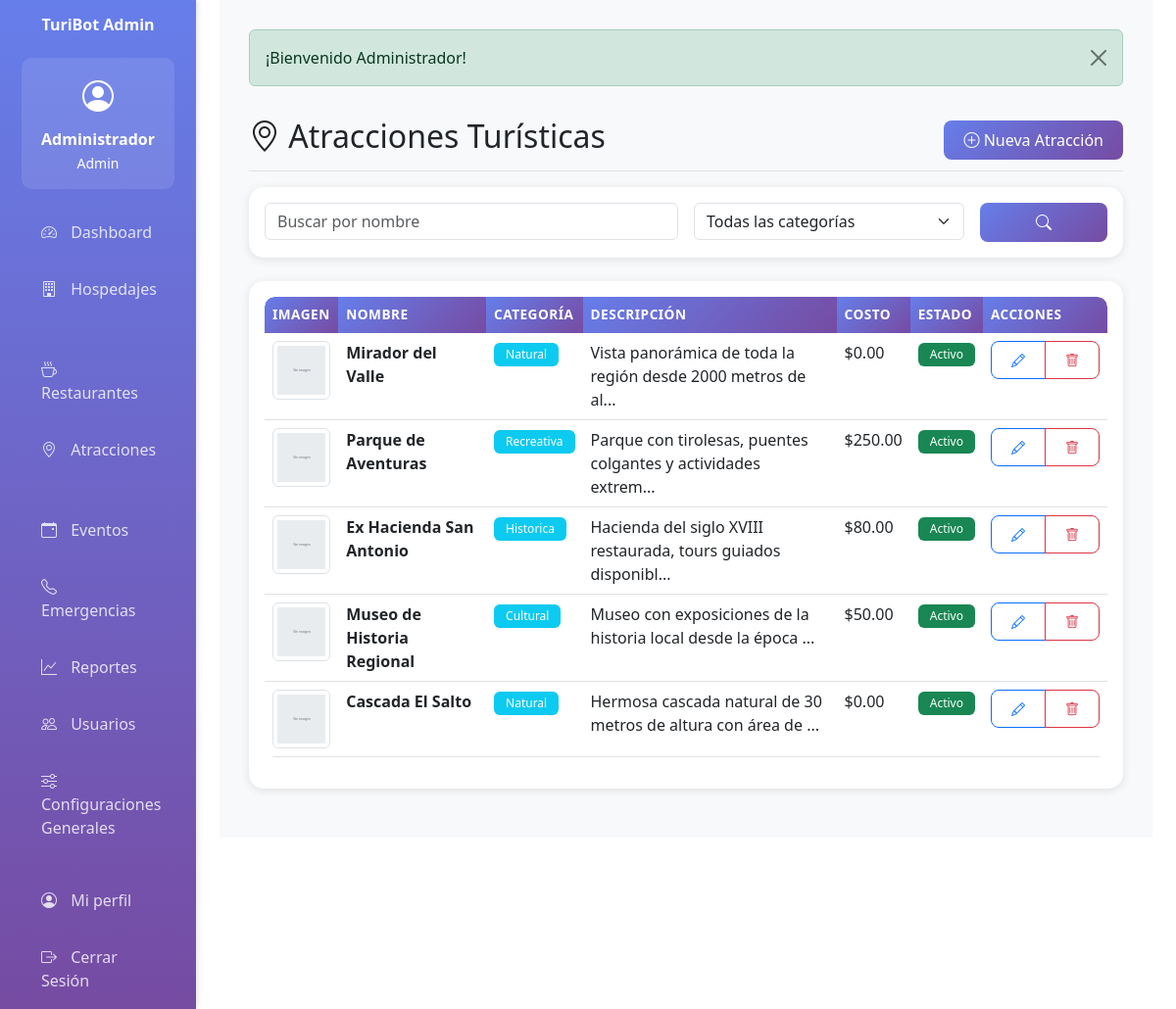
/atraccion (signed in), run on the app's committed database.
### tables this page shows
CREATE TABLE IF NOT EXISTS atracciones (
    id INT AUTO_INCREMENT PRIMARY KEY,
    nombre VARCHAR(200) NOT NULL,
    descripcion TEXT NOT NULL,
    categoria ENUM('natural', 'cultural', 'historica', 'recreativa') NOT NULL,
    direccion TEXT NOT NULL,
    horario_apertura TIME NULL,
    horario_cierre TIME NULL,
    costo_acceso DECIMAL(10,2) DEFAULT 0.00,
    enlace_externo TEXT NULL,
    contacto VARCHAR(100) NULL,
    imagen VARCHAR(255) NULL,
    activo TINYINT(1) DEFAULT 1,
    creado_por INT NOT NULL,
    fecha_creacion TIMESTAMP DEFAULT CURRENT_TIMESTAMP,
    fecha_actualizacion TIMESTAMP DEFAULT CURRENT_TIMESTAMP ON UPDATE CURRENT_TIMESTAMP,
    FOREIGN KEY (creado_por) REFERENCES usuarios(id),
    INDEX idx_categoria (categoria),
    INDEX idx_activo (activo)
);

### app/controllers/BaseController.php (called while the page is built, shortened)
<?php
class BaseController {
    protected function view($viewPath, $data = []) {
        extract($data);
        require_once APP_PATH . '/views/layouts/header.php';
        require_once APP_PATH . '/views/' . $viewPath . '.php';
        require_once APP_PATH . '/views/layouts/footer.php';
    }
}
?>

### app/controllers/AtraccionController.php (called while the page is built, shortened)
<?php
require_once APP_PATH . '/controllers/BaseController.php';
class AtraccionController extends BaseController {
    private $atraccionModel;
    public function __construct() {
        $this->atraccionModel = new Atraccion();
    }
    public function index() {
        if ($_SERVER['REQUEST_METHOD'] === 'POST') {
            $filters = [
                'nombre' => cleanInput($_POST['nombre'] ?? ''),
                'categoria' => cleanInput($_POST['categoria'] ?? '')
            ];
            $atracciones = $this->atraccionModel->search($filters);
        } else {
            $atracciones = $this->atraccionModel->getAll();
        }
        $this->view('atraccion/index', ['atracciones' => $atracciones]);
    }
}
?>

### app/helpers/functions.php (called while the page is built, shortened)
<?php
function isLoggedIn() {
    return isset($_SESSION['user_id']);
}
function hasAnyRole($roles) {
    return in_array($_SESSION['user_rol'], $roles);
}
function formatCurrency($amount) {
    return '$' . number_format($amount, 2, '.', ',');
}
function getImageUrl($filename, $folder) {
    if (empty($filename)) {
        return BASE_URL . 'public/img/no-image.svg';
    }
    return BASE_URL . 'public/uploads/' . $folder . '/' . $filename;
}
function truncateText($text, $length = 100) {
    return substr($text, 0, $length) . '...';
}
?>

### config/database.php (called while the page is built, shortened)
<?php
class Database {
    private static $instance = null;
    private $connection;
    private function __construct() {
        try {
            $dsn = "mysql:host=" . DB_HOST . ";dbname=" . DB_NAME . ";charset=" . DB_CHARSET;
            $options = [
                PDO::ATTR_ERRMODE => PDO::ERRMODE_EXCEPTION,
                PDO::ATTR_DEFAULT_FETCH_MODE => PDO::FETCH_ASSOC,
                PDO::ATTR_EMULATE_PREPARES => false
            ];
            $this->connection = new PDO($dsn, DB_USER, DB_PASS, $options);
        } catch (PDOException $e) {
            die("Error de conexión a la base de datos: " . $e->getMessage());
        }
    }
    public static function getInstance() {
        if (self::$instance === null) {
            self::$instance = new self();
        }
        return self::$instance;
    }
    public function getConnection() {
        return $this->connection;
    }
}
?>

### app/models/BaseModel.php (called while the page is built, shortened)
<?php
class BaseModel {
    protected $db;
    protected $table;
    public function __construct() {
        $this->db = Database::getInstance()->getConnection();
    }
    public function getAll() {
        $stmt = $this->db->query("SELECT * FROM {$this->table} ORDER BY id DESC");
        return $stmt->fetchAll();
    }
}
?>

### app/views/atraccion/index.php (the view, shortened to what this page needs)
<div class="d-flex justify-content-between flex-wrap flex-md-nowrap align-items-center pt-3 pb-2 mb-3 border-bottom">
    <h1 class="h2"><i class="bi bi-geo-alt"></i> Atracciones Turísticas</h1>
    <?php if (hasAnyRole(['admin', 'editor'])): ?>
    <a href="<?php echo BASE_URL; ?>atraccion/create" class="btn btn-primary"><i class="bi bi-plus-circle"></i> Nueva Atracción</a>
    <?php endif; ?>
</div>
<div class="card mb-4">
    <div class="card-body">
        <form method="POST" action="<?php echo BASE_URL; ?>atraccion">
            <div class="row g-3">
                <div class="col-md-6">
                    <input type="text" class="form-control" name="nombre" placeholder="Buscar por nombre">
                </div>
                <div class="col-md-4">
                    <select class="form-select" name="categoria">
                        <option value="">Todas las categorías</option>
                    </select>
                </div>
                <div class="col-md-2">
                    <button type="submit" class="btn btn-primary w-100"><i class="bi bi-search"></i></button>
                </div>
            </div>
        </form>
    </div>
</div>
<div class="card">
    <div class="card-body">
        <div class="table-responsive">
            <table class="table table-hover">
                <thead>
                    <tr>
                        <th>Imagen</th>
                        <th>Nombre</th>
                        <th>Categoría</th>
                        <th>Descripción</th>
                        <th>Costo</th>
                        <th>Estado</th>
                        <th>Acciones</th>
                    </tr>
                </thead>
                <tbody>
                    <?php if (!empty($atracciones)): ?>
                        <?php foreach ($atracciones as $atr): ?>
                        <tr>
                            <td><img src="<?php echo getImageUrl($atr['imagen'], 'atracciones'); ?>" class="img-thumbnail" style="width: 60px; height: 60px; object-fit: cover;"></td>
                            <td><strong><?php echo htmlspecialchars($atr['nombre']); ?></strong></td>
                            <td><span class="badge bg-info"><?php echo ucfirst($atr['categoria']); ?></span></td>
                            <td><?php echo truncateText($atr['descripcion'], 60); ?></td>
                            <td><?php echo formatCurrency($atr['costo_acceso']); ?></td>
                            <td><?php echo $atr['activo'] ? '<span class="badge bg-success">Activo</span>' : '<span class="badge bg-secondary">Inactivo</span>'; ?></td>
                            <td>
                                <?php if (hasAnyRole(['admin', 'editor'])): ?>
                                <div class="btn-group btn-group-sm">
                                    <a href="<?php echo BASE_URL; ?>atraccion/edit/<?php echo $atr['id']; ?>" class="btn btn-outline-primary"><i class="bi bi-pencil"></i></a>
                                    <a href="<?php echo BASE_URL; ?>atraccion/delete/<?php echo $atr['id']; ?>" class="btn btn-outline-danger delete-confirm"><i class="bi bi-trash"></i></a>
                                </div>
                                <?php endif; ?>
                            </td>
                        </tr>
                        <?php endforeach; ?>
                    <?php else: ?>
                        <tr><td colspan="7" class="text-center text-muted">No hay atracciones registradas</td></tr>
                    <?php endif; ?>
                </tbody>
            </table>
        </div>
    </div>
</div>

### public/css/custom.css (style rules this page uses)
:root { --turibot-primary: #667eea; --turibot-secondary: #764ba2; --turibot-gradient: linear-gradient(135deg, var(--turibot-primary) 0%, var(--turibot-secondary) 100%); }
* { transition: all 0.3s ease; }
.btn { border-radius: 8px; font-weight: 500; padding: 8px 20px; }
.table { border-radius: 10px; overflow: hidden; }
.table thead th { background: var(--turibot-gradient); color: white; border: none; font-weight: 600; text-transform: uppercase; font-size: 0.85rem; letter-spacing: 0.5px; }
.badge { padding: 6px 12px; font-weight: 500; }

### app/views/layouts/header.php (style rules this page uses)
:root { --primary-color: #667eea; --secondary-color: #764ba2; }
body { font-family: 'Segoe UI', Tahoma, Geneva, Verdana, sans-serif; }
.card { border: none; border-radius: 15px; box-shadow: 0 2px 10px rgba(0,0,0,0.1); margin-bottom: 20px; }
.table-responsive { border-radius: 10px; }
.btn-primary { background: linear-gradient(135deg, var(--primary-color) 0%, var(--secondary-color) 100%); border: none; }

### data on the page
atracciones: nombre "Mirador del Valle", categoria "Natural", descripcion "Vista panorámica de toda la región desde 2000 metros de al...", costo_acceso "$0.00", activo "Activo"
atracciones: nombre "Parque de Aventuras", categoria "Recreativa", descripcion "Parque con tirolesas, puentes colgantes y actividades extrem...", costo_acceso "$250.00", activo "Activo"
atracciones: nombre "Ex Hacienda San Antonio", categoria "Historica", descripcion "Hacienda del siglo XVIII restaurada, tours guiados disponibl...", costo_acceso "$80.00", activo "Activo"
atracciones: nombre "Museo de Historia Regional", categoria "Cultural", descripcion "Museo con exposiciones de la historia local desde la época ...", costo_acceso "$50.00", activo "Activo"
atracciones: nombre "Cascada El Salto", categoria "Natural", descripcion "Hermosa cascada natural de 30 metros de altura con área de ...", costo_acceso "$0.00", activo "Activo"

### other printed values
APP_NAME "TuriBot Admin"
getCurrentUser()['nombre'] "Administrador"
getCurrentUser()['rol'] "Admin"
$flash['message'] "¡Bienvenido Administrador!"
